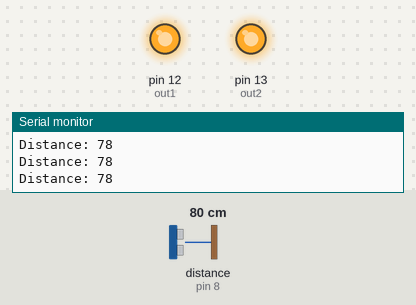
Recording of a sketch running on a simulated Arduino Uno, built with avr-gcc and run on an emulated ATmega328P. Shown: output pins drawn as LEDs (lit = HIGH), the last lines printed to the serial monitor. Wiring (inferred from the names in the program): ultrasonic range finder: trigger pin 9; echo pin 8. Dashed ring = blinking. Inputs (shaded band) come from the test bench; at power-on: distance to the obstacle (sensor on pin 8) 80 cm. The echo pulse lasts 58.3 µs per cm; pins used as bus, display or sensor lines are not drawn.

Above: at 1.2 s.
1.3 s: distance to the obstacle (sensor on pin 8) set to 23 cm
2.8 s: distance to the obstacle (sensor on pin 8) set to 20 cm
At 5.2 s:
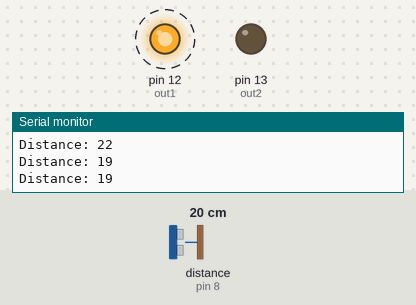
5.8 s: distance to the obstacle (sensor on pin 8) set to 13 cm
8.0 s: distance to the obstacle (sensor on pin 8) set to 9 cm
At 9.5 s:
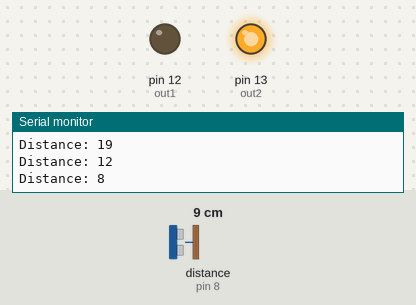
11.0 s: distance to the obstacle (sensor on pin 8) set to 18 cm
At 12.6 s:
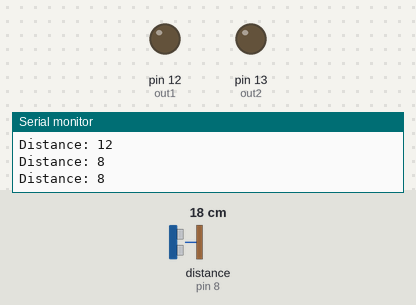
14.0 s: distance to the obstacle (sensor on pin 8) set to 35 cm
At 15.5 s:
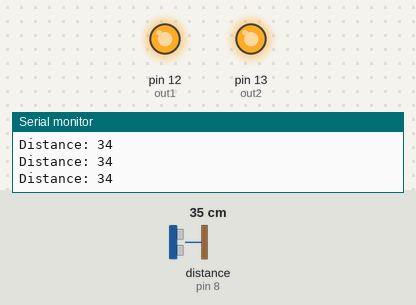
Timing chart, 0 to 17.0 s (numbered marks = the images above; inputs shaded):
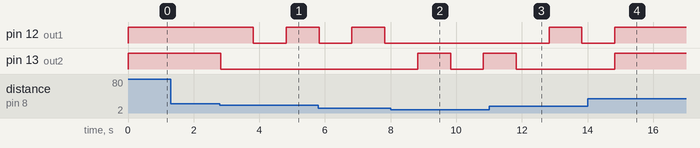

Measured:
- the behaviour switches between 22 and 21 cm on distance to the obstacle (sensor on pin 8) (found by bisection; images 0 and 1)
- the behaviour switches between 12 and 11 cm on distance to the obstacle (sensor on pin 8) (found by bisection; images 1 and 2)
- after the input at 2.8 s, pin 12 (out1): HIGH → LOW after 1.0 s, → HIGH 1.0 s later; pin 13 (out2): HIGH → LOW at once
- after the input at 8.0 s, pin 12 (out1): stays LOW (without the input it goes to HIGH after 0.83 s); pin 13 (out2): LOW → HIGH after 0.83 s, → LOW 1.0 s later, → HIGH 1.0 s later
- after the input at 11.0 s, pin 12 (out1): LOW → HIGH after 1.8 s, → LOW 1.0 s later; pin 13 (out2): goes on until 11.8 s, then stays LOW
- after the input at 14.0 s, pin 12 (out1): goes on until 14.8 s, then stays HIGH; pin 13 (out2): LOW → HIGH after 0.83 s

The sketch:

Ultrasonic_uln_led.ino
```cpp
int out1 = 12;
int out2 = 13;
const int trigPin = 9;
const int echoPin = 8;
long duration;
int distance;

void setup()
{
  // put your setup code here, to run once:

 pinMode(out1, OUTPUT);
 pinMode(out2, OUTPUT);
 pinMode(trigPin, OUTPUT);
pinMode(echoPin, INPUT);
Serial.begin(9600);
}

void loop()
{
  // put your main code here, to run repeatedly:

/*digitalWrite(out1, HIGH);
delay(1000);
digitalWrite(out1, LOW);
digitalWrite(out2, HIGH);
delay(1000);
digitalWrite(out2, LOW);*/

digitalWrite(trigPin, LOW);
delayMicroseconds(2);
// Sets the trigPin on HIGH state for 10 micro seconds
digitalWrite(trigPin, HIGH);
delayMicroseconds(10);
digitalWrite(trigPin, LOW);
// Reads the echoPin, returns the sound wave travel time in microseconds
duration = pulseIn(echoPin, HIGH);
// Calculating the distance
distance= duration*0.034/2;
// Prints the distance on the Serial Monitor
Serial.print("Distance: ");
Serial.println(distance);

if (distance > 20)
{
digitalWrite(out2, HIGH);
digitalWrite(out1, HIGH);
//delay(1000);
//digitalWrite(out1, LOW);
//delay(1000);
}

if (distance <= 20 && distance > 10)
{
digitalWrite(out2, LOW);
digitalWrite(out1, HIGH);
delay(1000);
digitalWrite(out1, LOW);
delay(1000);
}

if (distance <= 10 && distance >7)
{
digitalWrite(out1, LOW);
digitalWrite(out2, HIGH);
delay(1000);
digitalWrite(out2, LOW);
delay(1000);
}

if (distance < 7)
{
digitalWrite(out1, LOW);
digitalWrite(out2, HIGH);
delay(100);
digitalWrite(out2, LOW);
delay(100);
}
}
```
